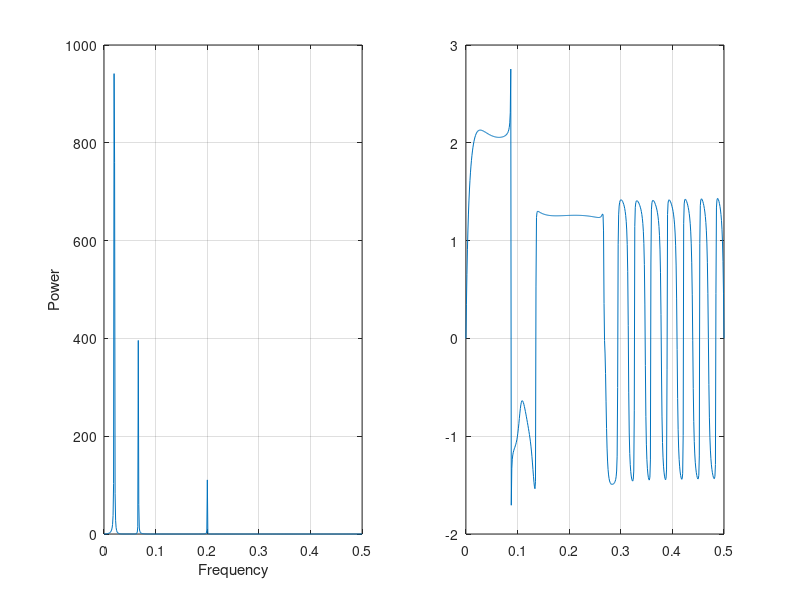

The MATLAB script that drew this image: (Note: this script raises an error after producing the figure.)
%% MATLAB Recipes for Earth Sciences - Chapter 5

%% Section 5.2
clear

%%
t = 1 : 1000;
x = 2*sin(2*pi*t/5);

%%
plot(t,x), axis([0 200 -4 4])

%%
t = 1 : 1000;
x = 2*sin(2*pi*t/50) + sin(2*pi*t/15) + 0.5*sin(2*pi*t/5);

%%
plot(t,x), axis([0 200 -4 4])

%%
rng(0)
n = randn(1,1000);

%%
xn = x + n;

%%
plot(t,x,'b-',t,xn,'r-'), axis([0 200 -4 4])

%%
xt = x + 0.005*t;

%%
plot(t,x,'b-',t,xt,'r-'), axis([0 200 -4 4])

%% Section 5.4
clear

%%
t = 1 : 1000; t = t';
x = 2*sin(2*pi*t/50) + sin(2*pi*t/15) + 0.5*sin(2*pi*t/5);

%%
rng(0)
n = randn(1000,1);
xn = x + n;

%%
xt = x + 0.005*t;

%%
Xxx = fft(x,1024);

%%
Pxx2 = abs(Xxx).^2/1000;

%%
Pxx = [Pxx2(1); 2*Pxx2(2:512)];

%%
f = 0 : 1/(1024-1) : 1/2;

%%
plot(f,Pxx), grid

%%
plot(1./f,Pxx), axis([0 100 0 1000]), grid

%%
Fs = 1;

%%
t = 1/Fs :1/Fs : 1000/Fs; t = t';
x = 2*sin(2*pi*t/50) + sin(2*pi*t/15) + 0.5*sin(2*pi*t/5);

%%
nfft = 2^nextpow2(length(t));
Xxx = fft(x,nfft);

%%
Pxx2 = abs(Xxx).^2 /Fs /length(x);
Pxx = [Pxx2(1); 2*Pxx2(2:512)];
f = 0 : Fs/(nfft-1) : Fs/2;

%%
plot(f,Pxx), grid
axis([0 0.5 0 max(Pxx)])

%%
[Pxx,f] = periodogram(x,[],1024,1);

%%
plot(f,Pxx), grid
xlabel('Frequency')
ylabel('Power')
title('Auto-Spectrum')

%%
plot(1./f,Pxx), axis([0 100 0 1000]), grid
xlabel('Period')
ylabel('Power')
title('Auto-Spectrum')

%%
[Pxx,f] = periodogram(xn,[],1024,1);

%%
plot(f,Pxx), grid
xlabel('Frequency')
ylabel('Power')
title('Auto-Spectrum')

%%
rng(0)
n = 5 * randn(size(x));
xn = x + n;

%%
[Pxx,f] = periodogram(xn,[],1024,1);

%%
plot(f,Pxx), grid
xlabel('Frequency')
ylabel('Power')
title('Auto-Spectrum')

%%
[Pxx,f] = periodogram(x,[],1024,1);
[Pxxn,f] = periodogram(xn,[],1024,1);

%%
subplot(1,2,1)
plot(f,Pxx), grid
xlabel('Frequency')
ylabel('Power')
subplot(1,2,2)
plot(f,Pxxn), grid
xlabel('Frequency')
ylabel('Power')

%%
[Pxx,f] = periodogram(x,[],1024,1);
[Pxxt,f] = periodogram(xt,[],1024,1);

%%
subplot(1,2,1)
plot(f,Pxx), grid
xlabel('Frequency')
ylabel('Power')
subplot(1,2,2)
plot(f,Pxxt), grid
xlabel('Frequency')
ylabel('Power')

%%
xdt = detrend(xt);

%%
subplot(2,1,1)
plot(t,x,'b-',t,xt,'r-'), grid
axis([0 200 -4 4])
subplot(2,1,2)
plot(t,x,'b-',t,xdt,'r-'), grid
axis([0 200 -4 4])

%%
[Pxxt,f] = periodogram(xt,[],1024,1);
[Pxxdt,f] = periodogram(xdt,[],1024,1);

%%
subplot(1,2,1)
plot(f,Pxx), grid
xlabel('Frequency')
ylabel('Power')
subplot(1,2,2)
plot(f,Pxxdt), grid
xlabel('Frequency')
ylabel('Power')

%%
clear

%%
t = 1 : 1000;
x = 2*sin(2*pi*t/5);
y = 2*sin(2*pi*t/5 + 2*pi/5);

%%
plot(t,x,'b-',t,y,'r-')
axis([0 50 -2 2]), grid

%%
[Pxy,f] = cpsd(x,y,[],0,1024,1);

%%
plot(f,abs(Pxy)), grid
xlabel('Frequency')
ylabel('Power')
title('Cross-Spectrum')

%%
[Cxy,f] = mscohere(x,y,[],0,1024,1);

%%
plot(f,Cxy), grid
xlabel('Frequency')
ylabel('Coherence')
title('Coherence')

%%
phase = angle(Pxy);

%%
plot(f,phase), grid
xlabel('Frequency')
ylabel('Phase Angle')
title('Phase Spectrum')

%%
interp1(f,phase,0.2)

%%
clear
t = 1 : 1000;
x = sin(2*pi*t/15) + 0.5*sin(2*pi*t/5);
y = 2*sin(2*pi*t/50) + 0.5*sin(2*pi*t/5+2*pi/5);

%%
plot(t,x,'b-',t,y,'r-')
axis([0 100 -3 3]), grid

%%
[Pxy,f] = cpsd(x,y,[],0,1024,1);

%%
plot(f, abs(Pxy)), grid
xlabel('Frequency')
ylabel('Power')
title('Cross-Spectrum')

%%
[Cxy,f] = mscohere(x,y,[],0,1024,1);

%%
plot(f,Cxy), grid
xlabel('Frequency')
ylabel('Coherence')
title('Coherence')

%%
[Pxy,f] = cpsd(x,y,[],0,1024,1);
phase = angle(Pxy);

%%
plot(f,phase), grid

%%
interp1(f,phase,0.2)

%% Section 5.5
clear

%%
series1 = load('series1.txt');
series2 = load('series2.txt');

%%
plot(series1(:,1),series1(:,2))
figure
plot(series2(:,1),series2(:,2))

%%
intv1 = diff(series1(:,1));

%%
plot(intv1)

%%
min(series1(:,1))
max(series1(:,1))

%%
intv2 = diff(series2(:,1));

%%
plot(intv2)

%%
min(series2(:,1))
max(series2(:,1))

%%
t = 0 : 3 : 996;

%%
series1L = interp1(series1(:,1),series1(:,2),t,'linear');
series1S = interp1(series1(:,1),series1(:,2),t,'spline');

%%
series2L = interp1(series2(:,1),series2(:,2),t,'linear');
series2S = interp1(series2(:,1),series2(:,2),t,'spline');

%%
plot(series1(:,1),series1(:,2),'ko'), hold on
plot(t,series1L,'b-',t,series1S,'r-'), hold off

%%
plot(series2(:,1),series2(:,2),'ko'), hold on
plot(t,series2L,'b-',t,series2S,'r-'), hold off

%%
[Pxx,f] = periodogram(series1L,[],256,1/3);

%%
plot(f,Pxx)
xlabel('Frequency')
ylabel('Power')
title('Auto-Spectrum')

%%
[Pxx,f] = periodogram(series2L,[],256,1/3);

%%
plot(f,Pxx)
xlabel('Frequency')
ylabel('Power')
title('Auto-Spectrum')

%%
[Pxy,f] = cpsd(series1L,series2L,[],128,256,1/3);

%%
plot(f,abs(Pxy))
xlabel('Frequency')
ylabel('Power')
title('Cross-Spectrum')

%%
[Cxy,f] = mscohere(series1L,series2L,[],128,256,1/3);

%%
plot(f,Cxy)
xlabel('Frequency')
ylabel('Magnitude Squared Coherence')
title('Coherence')

%%
phase = angle(Pxy);

%%
plot(f,phase)
xlabel('Frequency')
ylabel('Phase Angle')
title('Phase spectrum')

%%
interp1(f,phase,0.01)

%% Section 5.6
clear

%%
series3 = load('series3.txt');
plot(series3(:,1),series3(:,2))
xlabel('Time (kyr)')
ylabel('d18O (permille)')
title('Signal with Varying Cyclicities')

%%
t = 0 : 3 : 1000;
series3L = interp1(series3(:,1),series3(:,2),t,'linear');

%%
[Pxx,f] = periodogram(series3L,[],1024,1/3);
plot(f,Pxx)
xlabel('Frequency')
ylabel('Power')
title('Power Spectrum')

%%
spectrogram(series3L,64,50,256,1/3)
title('Evolutionary Power Spectrum')
xlabel('Frequency (1/kyr)')
ylabel('Time (kyr)')
colormap(jet)

%% Section 5.7
clear
series3 = load('series3.txt');
t = series3(:,1);
x = series3(:,2);

%%
int = mean(diff(t));
ofac = 4; hifac = 1;
f = ((2*int)^(-1))/(length(x)*ofac): ...
 ((2*int)^(-1))/(length(x)*ofac): ...
 hifac*(2*int)^(-1);

%%
x = x - mean(x);

%%
for k = 1:length(f)
 wrun = 2*pi*f(k);
 px(k) = 1/(2*var(x)) * ...
 ((sum(x.*cos(wrun*t - ...
 atan2(sum(sin(2*wrun*t)),sum(cos(2*wrun*t)))/2))).^2) ...
 /(sum((cos(wrun*t - ...
 atan2(sum(sin(2*wrun*t)),sum(cos(2*wrun*t)))/2)).^2)) + ...
 ((sum(x.*sin(wrun*t - ...
 atan2(sum(sin(2*wrun*t)),sum(cos(2*wrun*t)))/2))).^2) ...
 /(sum((sin(wrun*t - ...
 atan2(sum(sin(2*wrun*t)),sum(cos(2*wrun*t)))/2)).^2));
end

%%
prob = 1-(1-exp(-px)).^(2*length(x));

%%
plot(f,px)
xlabel('Frequency')
ylabel('Power')
title('Lomb-Scargle Power Spectrum')
figure
plot(f,prob)
xlabel('Frequency')
ylabel('Probability')
title('Probabilities')

%%
m = floor(0.5*ofac*hifac*length(x));
effm = 2*m/ofac;
signif = 0.95;
levels = log((1-signif.^(1/effm)).^(-1));

%%
plot(f,px)
hold on
for k = 1:length(signif)
 line(f,levels(:,k)*ones(size(f)),'LineStyle','--')
end
xlabel('Frequency')
ylabel('Power')
title('Lomb-Scargle Power Spectrum')
hold off

%% Section 5.8
clear

%%
eta = -10 : 0.1 : 10;
w0 = 6;
wave = pi.^(-1/4) .* exp(i*w0*eta) .* exp(-eta.^2/2);

%%
plot(eta,wave)
xlabel('Position')
ylabel('Scale')
title('Morlet Mother Wavelet')

%%
clear

%%
rng(0)
t = 0 : 0.5 : 50;
x = sin(2*pi*t/5) + randn(size(t));

%%
mother = 'morl';
w0 = 6;

%%
dt = 0.5;
ds = 0.4875;
s0 = 2*dt;
nb = fix(log2(length(x))/ds)+1;
scales = s0*2.^((0:nb-1)*ds);

%%
coefs = cwt(x,scales,mother);

%%
f = scal2frq(scales,mother,dt);

%%
contour(t,f,abs(coefs),...
   'LineStyle','none',...
   'LineColor',[0 0 0],...
   'Fill','on')
xlabel('Time')
ylabel('Frequency')
title('Wavelet Power Spectrum')
set(gcf,'Colormap',jet)
set(gca,'YLim',[0 0.9],...
   'XGrid','On',...
   'YGrid','On')

%%
sc.s0 = s0;
sc.ds = ds;
sc.nb = nb;

%%
sig = struct('val',x,...
    'period',dt,...
    'wavelet',mother,...
    'scales',sc);

%%
cwtstruct = cwtft(sig);

%%
f = 1./(4*pi*cwtstruct.scales/(w0+sqrt(2+w0^2)));

%%
contour(t,f,abs(cwtstruct.cfs),...
    'LineStyle','none',...
    'LineColor',[0 0 0],...
    'Fill','on')
xlabel('Time')
ylabel('Frequency')
title('Wavelet Power Spectrum Using FFT Algorithm')
set(gcf,'Colormap',jet)
set(gca,'YLim',[0 0.9],...
    'XGrid','On',...
    'YGrid','On')

%%
clear

%%
series3 = load('series3.txt');

%%
t = 0 : 3 : 1000;
series3L = interp1(series3(:,1),series3(:,2),t,'linear');

%%
mother = 'morl';
w0 = 6;

%%
dt = 3;
ds = 0.4875;
s0 = 2*dt;
nb = fix(log2(length(series3L))/ds)+1;
scales = s0*2.^((0:nb-1)*ds);

%%
coefs = cwt(series3L,scales,mother);

%%
f = scal2frq(scales,mother,dt);

%%
contour(t,f,abs(coefs),...
   'LineStyle','none',...
   'LineColor',[0 0 0],...
   'Fill','on')
xlabel('Time')
ylabel('Frequency')
title('Wavelet Power Spectrum')
set(gcf,'Colormap',jet)
set(gca,'YLim',[0 0.04],...
   'XGrid','On',...
   'YGrid','On')

%%
sc.s0 = s0;
sc.ds = ds;
sc.nb = nb;
sig = struct('val',series3L,...
    'period',dt,...
    'wavelet',mother,...
    'scales',sc);

%%
cwtstruct = cwtft(sig);

%%
scales = cwtstruct.scales

%%
f = 1./(4*pi*cwtstruct.scales/(w0+sqrt(2+w0^2)));

%%
contour(t,f,abs(cwtstruct.cfs),...
    'LineStyle','none',...
    'LineColor',[0 0 0],...
    'Fill','on')
xlabel('Time')
ylabel('Frequency')
title('Wavelet Power Spectrum Using FFT Algorithm')
set(gcf,'Colormap',jet)
set(gca,'YLim',[0 0.04],...
    'XGrid','On',...
    'YGrid','On')

%% Section 5.9
clear

%%
rng(0)
t = 0.1 : 0.1 : 500;
y1 = 0.1 * random('logn',1,   0.5, 1, length(t),1);
y2 = 0.1 * random('logn',1.5, 1.3, 1, length(t),1);
y = y1(1:length(t)/2);
y(length(t)/2+1:length(t)) = y2(length(t)/2+1:length(t));

%%
w = [300 500 1000];
for j = 1:length(w)
na = w(j);
nb = w(j);
for i = w(j)/2+1:length(y)-w(j)/2
    [p,h] = ranksum(y(i-w(j)/2:i-1),y(i+1:i+w(j)/2));
    mwreal(j,i) = p;
end
mwreal(j,1:w(j)/2) = mwreal(j,w(j)/2+1) * ones(1,w(j)/2);
mwreal(j,length(y)-w(j)/2+1:length(y)) = ...
        mwreal(j,length(y)-w(j)/2) * ones(1,w(j)/2);
end

%%
subplot(2,1,1)
plot(t,y)
title('Synthetic signal of lognormal distributed noise')
subplot(2,1,2)
plot(t,log(mwreal))
title('Results from Mann-Whitney U-test')

%%
for j = 1:length(w)
df1 = w(j) - 1;
df2 = w(j) - 1;
for i = w(j)/2+1:length(y)-w(j)/2
    [h,p] = ansaribradley(y(i-w(j)/2:i-1),y(i+1:i+w(j)/2));
    abreal(j,i) = p;
end
abreal(j,1:w(j)/2) = abreal(j,w(j)/2+1) * ones(1,w(j)/2);
abreal(j,length(y)-w(j)/2+1:length(y)) = ...
    abreal(j,length(y)-w(j)/2) * ones(1,w(j)/2);
end

%%
subplot(2,1,1)
plot(t,y)
title('Synthetic signal of lognormal distributed noise')
subplot(2,1,2)
plot(t,log(abreal))
title('Results from Ansari-Bradley test')

%% Section 5.10
clear

%%
t = 0 : pi/10 : 3*pi;
x1 = sin(t);
x2 = cos(t);

%%
plot(x1,x2)
xlabel('x_1')
ylabel('x_2')

%%
tau = 5;
plot(x2(1:end-tau),x2(1+tau:end))
xlabel('x_1')
ylabel('x_2')

%%
clear

%%
dt = .01;
s = 10;
r = 28;
b = 8/3;
x1 = 8; x2 = 9; x3 = 25;
for i = 1 : 5000
    x1 = x1 + (-s*x1*dt) + (s*x2*dt);
    x2 = x2 + (r*x1*dt) - (x2*dt) - (x3*x1*dt);
    x3 = x3 + (-b*x3*dt) + (x1*x2*dt);
    x(i,:) = [x1 x2 x3];
end

%%
t = 0.01 : 0.01 : 50;
plot(t,x(:,1))
xlabel('Time')
ylabel('Temperature')

%%
plot3(x(:,1),x(:,2),x(:,3))
grid, view(70,30)
xlabel('x_1')
ylabel('x_2')
zlabel('x_3')

%%
tau = 6;
plot3(x(1:end-2*tau,1),x(1+tau:end-tau,1),x(1+2*tau:end,1))
grid, view([100 60])
xlabel('x_1'), ylabel('x_2'), zlabel('x_3')

%%
clear

%%
t = 0 : pi/10 : 3*pi;
x = sin(t);

%%
for i = 1 : length(x) - 2
    r = corrcoef(x(1:end-i),x(1+i:end));
    C(i) = r(1,2);
end

%%
plot(C)
xlabel('Delay'), ylabel('Autocorrelation')
grid on

%%
clear

%%
series1 = load('series1.txt');
t = 0 : 3 : 996;
series1L = interp1(series1(:,1),series1(:,2),t,'linear');

%%
N = length(series1L);
S = zeros(N, N);

%%
for i = 1 : N,
    S(:,i) = abs(repmat(series1L(i), N, 1 ) - series1L(:));
end

%%
imagesc(t,t,S)
colormap jet
colorbar
xlabel('Time'), ylabel('Time')
axis xy

%%
imagesc(t,t,S<1)
colormap([1 1 1;0 0 0])
xlabel('Time'), ylabel('Time')
axis xy

%%
clear

%%
dt = .01;
s = 10;
r = 28;
b = 8/3;
x1 = 8; x2 = 9; x3 = 25;
for i = 1 : 5000
    x1 = x1 + (-s*x1*dt) + (s*x2*dt);
    x2 = x2 + (r*x1*dt) - (x2*dt) - (x3*x1*dt);
    x3 = x3 + (-b*x3*dt) + (x1*x2*dt);
    x(i,:) = [x1 x2 x3];
end

%%
t = 0.01 : 0.05 : 50;
y = x(1:5:5000,1);
m = 3; tau = 2;

%%
N = length(y);
N2 = N - tau*(m - 1);

%%
for mi = 1:m
    xe(:,mi) = y([1:N2] + tau*(mi-1));
end

%%
x1 = repmat(xe,N2,1);
x2 = reshape(repmat(xe(:),1,N2)',N2*N2,m);

%%
S = sqrt(sum((x1 - x2).^ 2,2 ));
S = reshape(S,N2,N2);

%%
imagesc(t(1:N2),t(1:N2),S<10)
colormap([1 1 1;0 0 0])
xlabel('Time'), ylabel('Time')
axis xy

%%
clear

%%
series3 = load('series3.txt');

%%
t = 0 : 1 : 996;
series3L = interp1(series3(:,1),series3(:,2),t,'linear');
plot(t, series3L)
xlabel('Time')

%%
N = length(series3L);
tau = 3; m=5;
N2 = N - tau*(m - 1);

%%
xe = zeros(N2,m);
for mi = 1:m
    xe(:,mi) = series3L([1:N2] + tau*(mi-1));
end

%%
x1 = repmat(xe,N2,1);
x2 = reshape(repmat(xe(:),1,N2)',N2*N2,m);

%%
S = sqrt(sum((x1 - x2).^ 2,2));
S = reshape(S,N2,N2);
R = S<1.2;

%%
imagesc(t(1:N2),t(1:N2),R)
colormap([1 1 1;0 0 0])
xlabel('Time'), ylabel('Time')
axis square xy

%%
RR = mean(R(:))

%%
A = R - eye(size(R));

numTripl = sum(sum(A * A));
numTria = trace(A * A * A);

Trans = numTria/numTripl

%%
w = 150;
Trans = zeros(length(R)-w,1);
RR = zeros(length(R)-w,1);
for i = 1:w/5:length(R)-w
   subR = R(i:i+w,i:i+w);
   RR(i) = mean(subR(:));
   subA = A(i:i+w,i:i+w);
   numTripl = sum(sum(subA * subA));
   numClosTria = trace(subA * subA * subA);
   Trans(i) = numClosTria/numTripl;
end

%%
plot(t(round(w/2) + (1:w/5:length(RR))), RR(1:w/5:end),...
  t(round(w/2) + (1:w/5:length(RR))), Trans(1:w/5:end))
xlabel('Time')
legend('recurrence rate','transitivity coeff',4)
